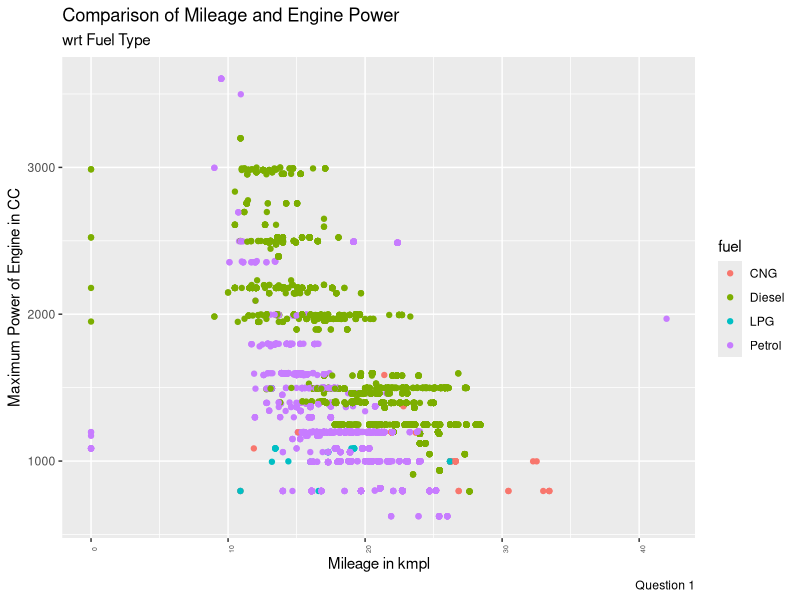
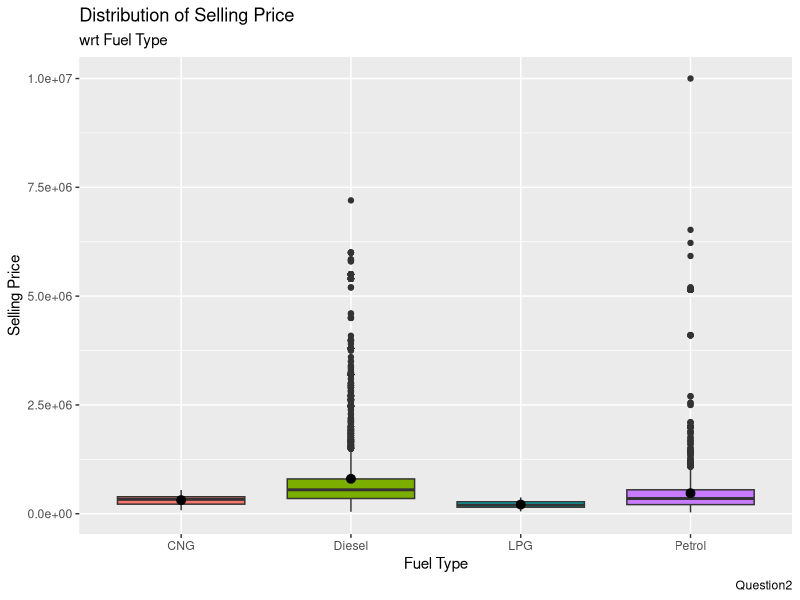
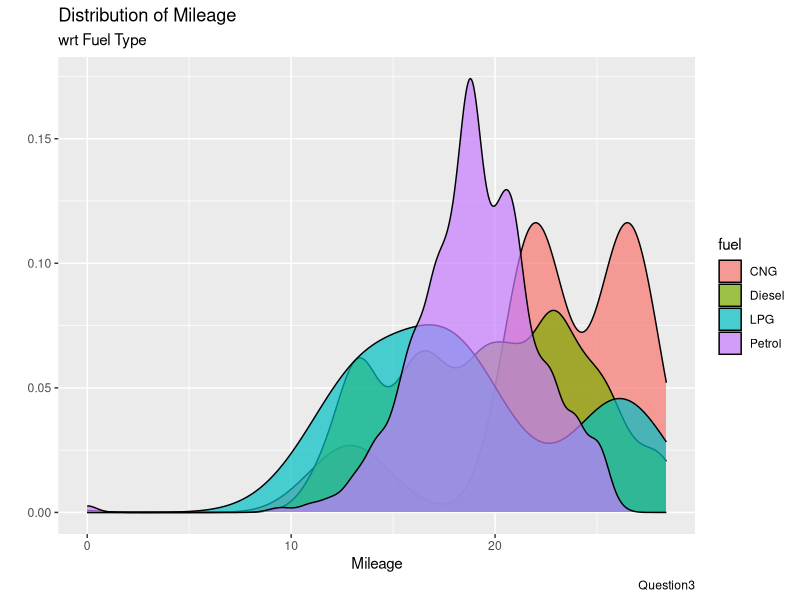
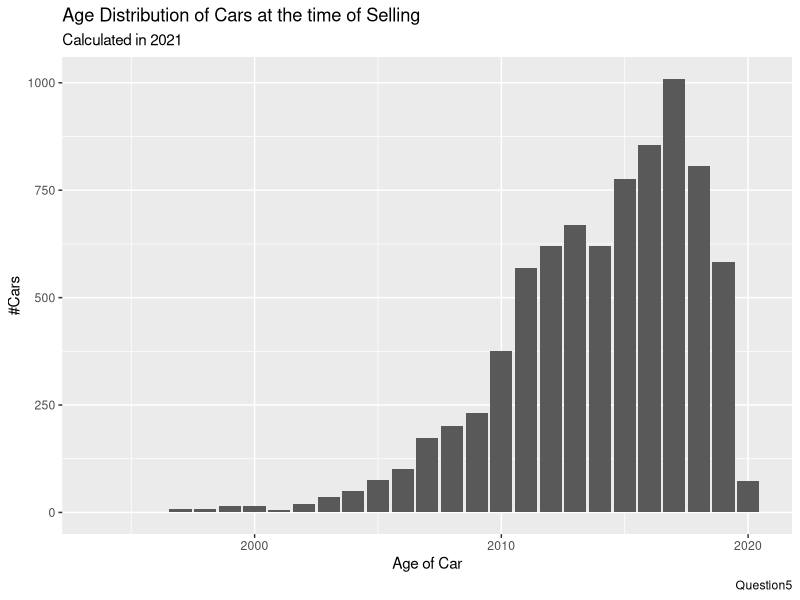

Here is the R script that generated these plots, in order:
# data analysis on cars data set.
##############QUESTIONS##################
#1. Graph to show how the type of fuel affects the mileage and Maximum Power of the Cars.
#2. Box plot denoting the variation in selling price according to the fuel type of the cars.
#3. Distribution of mileage with fuel type.
#4: Box plot showing distribution of Cars along with selling price considering owner as a factor.
#5: Histogram Depicting the Distribution of Cars over age of it.
#################################################################################################
library(dplyr)
#library(tidyverse)
library(ggplot2)
###library

#dataframe = read.csv("car_dataset.csv", sep = "," ,na.strings=c("","NA"), head = TRUE)
data = read.csv("car_dataset.csv", sep = "," , head = TRUE)
View(summary(data))
str(data)

####### data cleaning
#find location missing values
is.na(data)
complete.cases(data)
#count NA
sum(is.na(data))
# omit NA values
df1 = na.exclude(data)
#check the NA
sum(is.na(df1))

## visual
View(df1)

### Q1
df1%>%
  ggplot()+geom_point(aes(x=mileage,y=engine,color = fuel)) +
  labs(title = 'Comparison of Mileage and Engine Power ',
       subtitle = 'wrt Fuel Type',
       x= 'Mileage in kmpl',
       y='Maximum Power of Engine in CC',
       caption = 'Question 1') + theme(axis.text.x=element_text(size=5,angle=90))

### Q2
df1%>%ggplot(aes(x=fuel,y=selling_price,fill=fuel))+
  geom_boxplot(show.legend = FALSE)+
  stat_summary(fun="mean",show.legend = FALSE)+
  labs(title = 'Distribution of Selling Price',
       subtitle = 'wrt Fuel Type',
       x= 'Fuel Type',
       y='Selling Price',
       caption = 'Question2')

## Q3
df1 %>%filter(as.integer(mileage)<30)%>%
  ggplot(aes(x=mileage,fill=fuel))+
  geom_density(alpha = 0.7)+
  labs(title = 'Distribution of Mileage',
       subtitle = 'wrt Fuel Type',
       x= 'Mileage',
       y='',
       caption = 'Question3')

## Q4


## Q5
df1%>%
  group_by(year)%>%
  count()%>%
  ggplot()+geom_col(aes(y=n,x=year))+
  labs(title = 'Age Distribution of Cars at the time of Selling',
       subtitle= 'Calculated in 2021',
       x= 'Age of Car',
       y='#Cars',
       caption = 'Question5')

